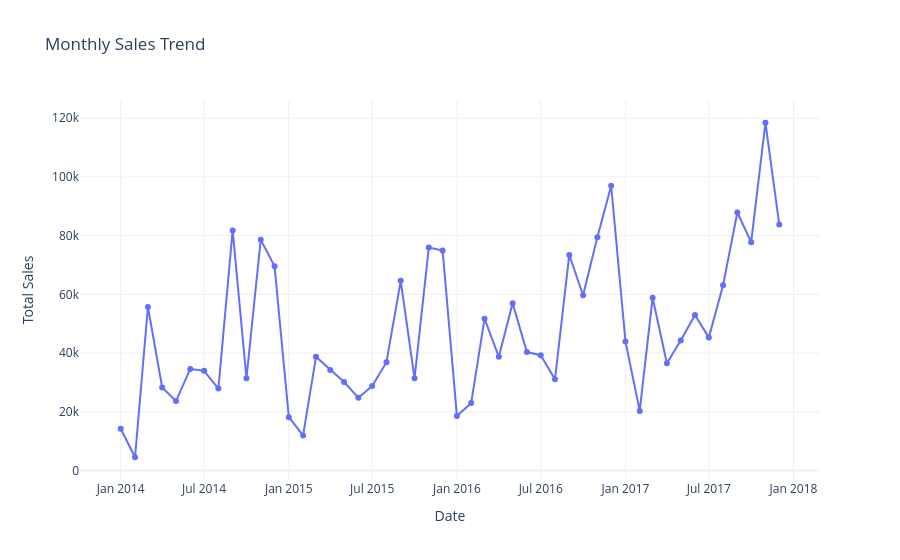

Notebook code cell kept with this figure:
### Code cell
##MAKING THE GRAPH MORE PROFFESIONAL BY ADDING MARKERS
fig = px.line(
    monthly_sales,
    x="Order Date",
    y="Sales",
    title="Monthly Sales Trend",
    markers=True
)

fig.update_layout(
    xaxis_title="Date",
    yaxis_title="Total Sales",
    template="plotly_white"
)

fig.show()
